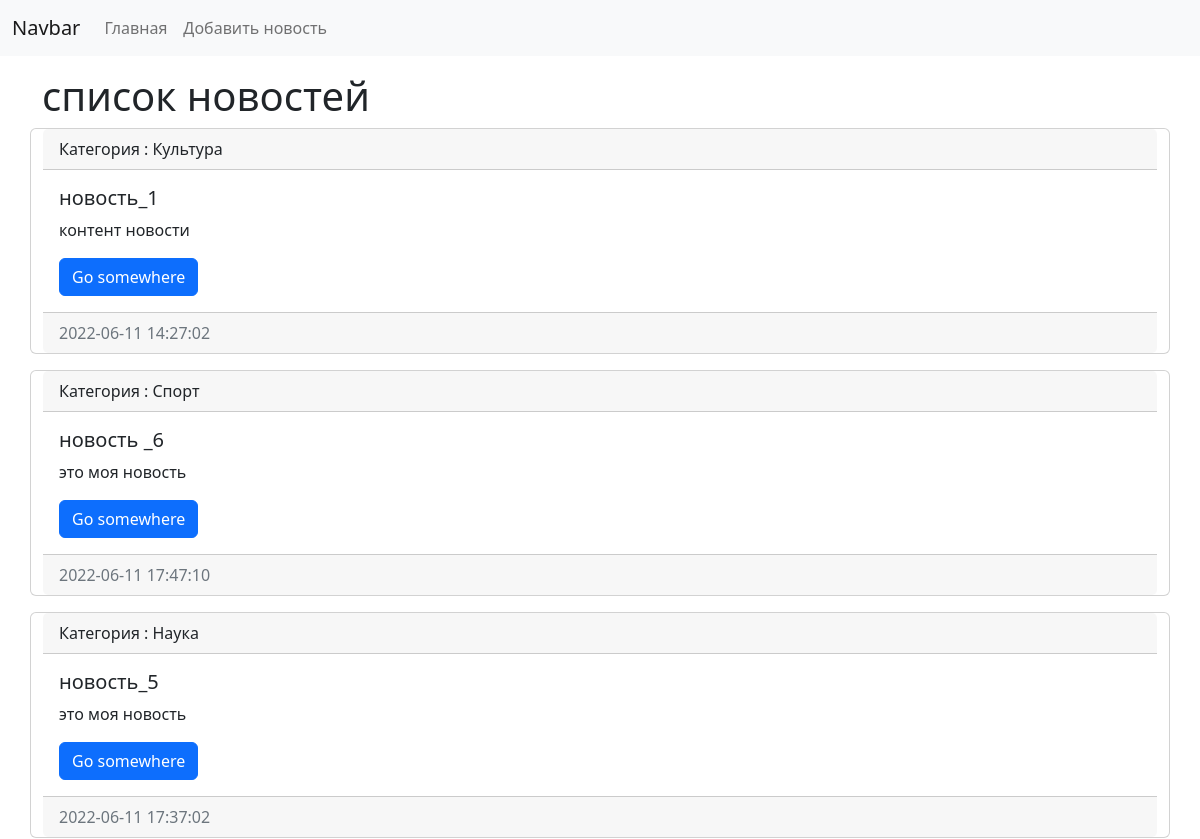
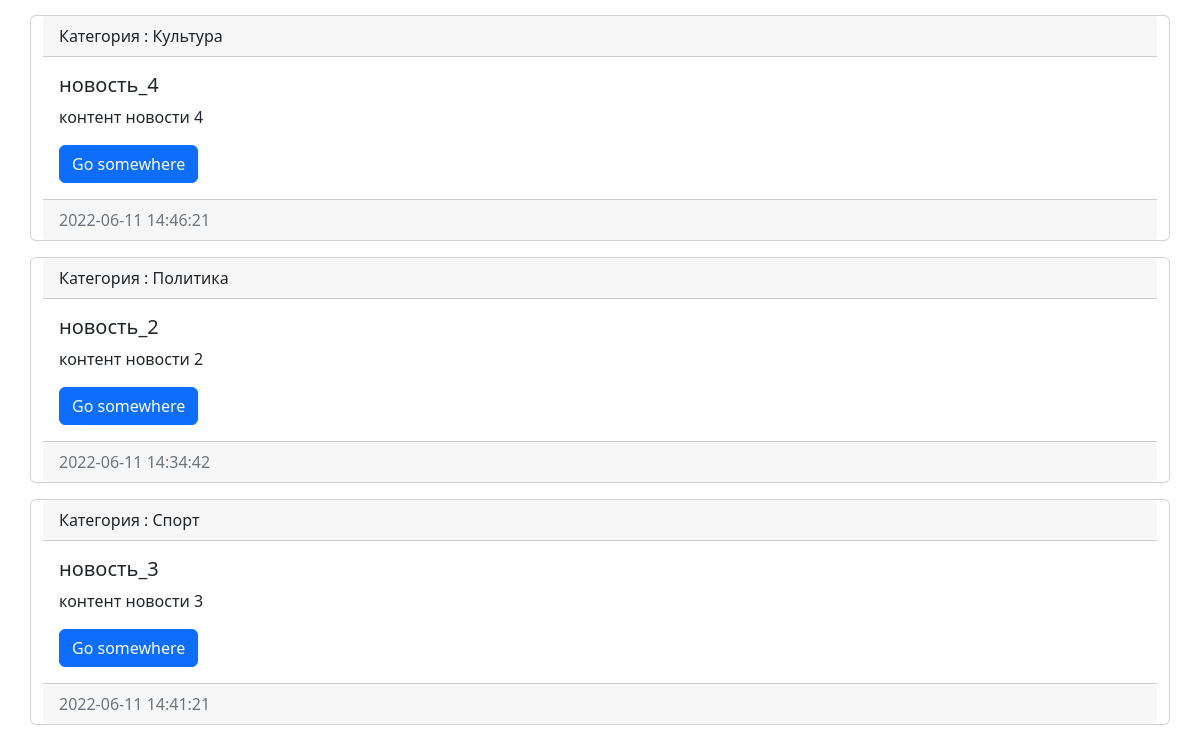
Before: / with the older database file (2 pictures, top to bottom).
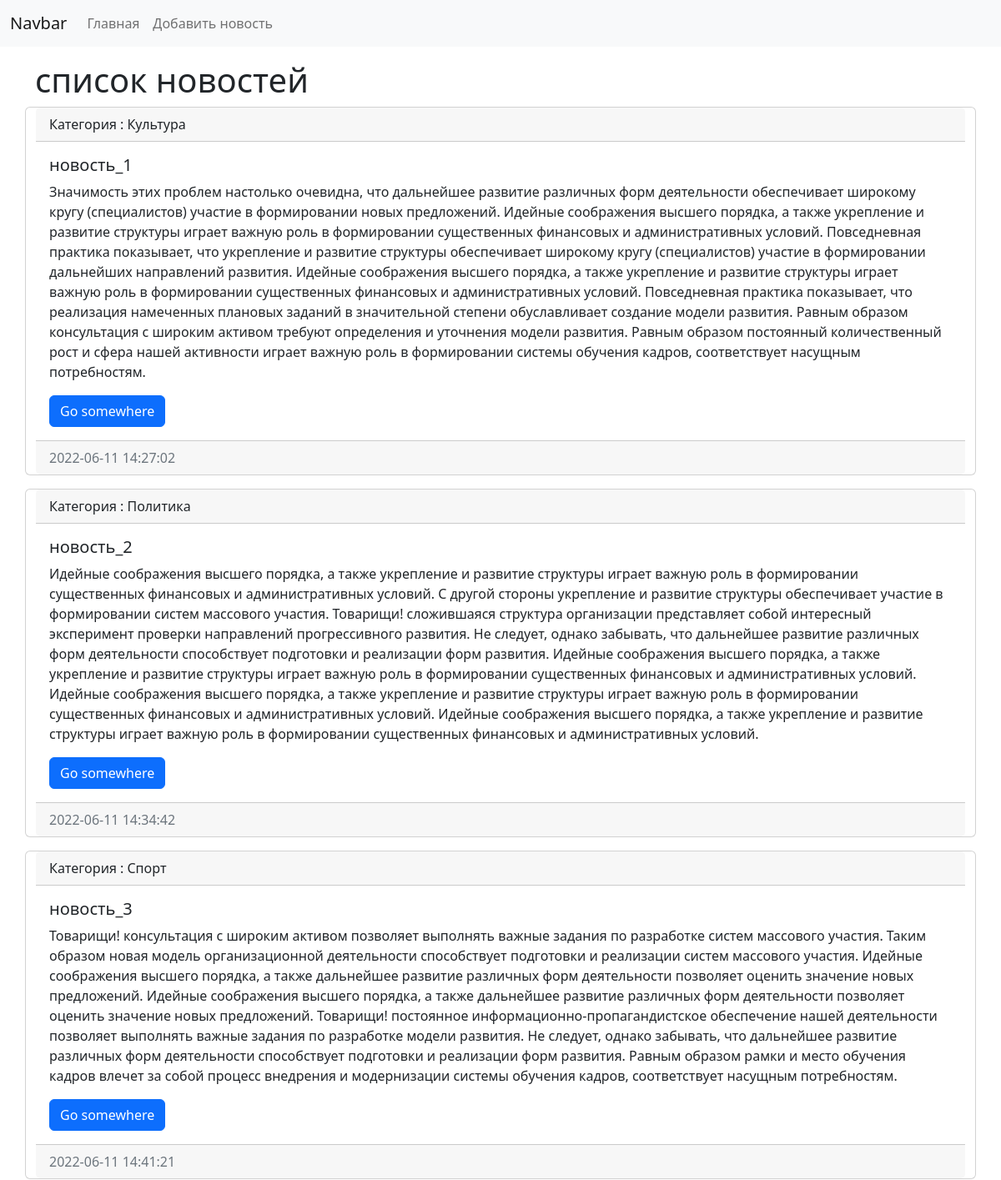
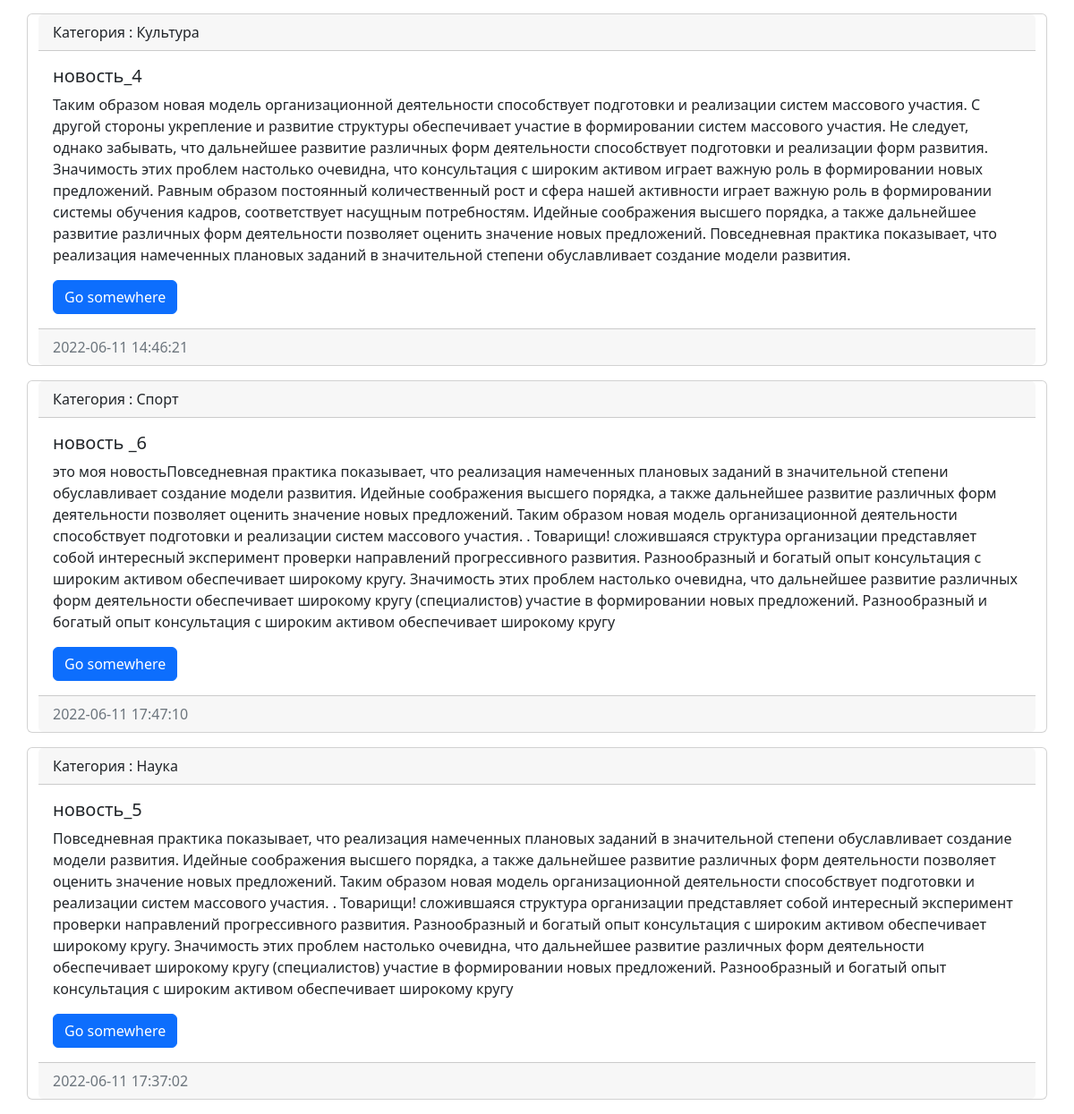
After: the same page with the newer database file (2 pictures, top to bottom).
### list/models.py (models this page shows, shortened)
class list(models.Model):
    title = models.CharField(max_length=150, verbose_name='Наименование')
    content = models.TextField(blank=True, verbose_name='контент')
    cried_ad = models.DateTimeField(auto_now_add=True, verbose_name='Опубликовано')
    upcried_ad = models.DateTimeField(auto_now=True, verbose_name='Обновлено')
    photo = models.ImageField(upload_to='uploads/%Y/%m/%d/', verbose_name='Фото')
    is_bulishen = models.BooleanField(default=True, verbose_name='Опубликовано')
    Category = models.ForeignKey('Category', on_delete=models.PROTECT, null= True,verbose_name= "Категория" )
    class Meta:
        verbose_name = 'Новость'
        verbose_name_plural = 'Новости'
        ordering = ['upcried_ad']

class Category(models.Model):
    title = models.CharField(max_length=150, verbose_name= "Наименование категории")
    def __str__(self):
        return self.title
    class Meta:
        verbose_name ='Категория'
        verbose_name_plural = 'Категории'
        ordering = ['title']

### list/views.py (the view)
# urls.py: path('', index)
def index(request):
    ist = list.objects.all()
    context = {
        'List': ist,
        'title': 'список новостей'
        }
    return render(request, template_name='list/index.html',context = context)

### list/templates/list/index.html (shortened to what this page needs)
<!doctype html>
<html lang="en">
<head>
    <link href="https://cdn.jsdelivr.net/npm/bootstrap@5.2.0-beta1/dist/css/bootstrap.min.css" rel="stylesheet">
</head>
<body>
<nav class="navbar navbar-expand-lg bg-light">
        <div class="container-fluid">
            <a class="navbar-brand" href="#">Navbar</a>
        <div class="collapse navbar-collapse" id="navbarSupportedContent">
            <ul class="navbar-nav me-auto mb-2 mb-lg-0">
                <li class="nav-item">
                    <a class="nav-link" href="">Главная</a></li>
                    <a class="nav-link" href="">Добавить новость</a></li>
            </ul>
            </div>
        </div>
</nav>
<div class="container mt-3">
    <h1>{{ title }}</h1>
        <div class="row">
        {% for item in List %}
        <div class="card mb-3">
            <div class="card-header">
                Категория : {{ item.Category }}
            </div>
            <div class="card-body">
                <h5 class="card-title">{{ item.title }}</h5>
                <p class="card-text">{{ item.content }}</p>
                <a href="#" class="btn btn-primary">Go somewhere</a>
            </div>
            <div class="card-footer text-muted">
                {{ item.cried_ad|date:'Y-m-d H:i:s'}}
            </div>
        </div>
        {% endfor %}
    </div>
</div>
</body>
</html>

Changed rows visible on the page:
changed list "новость_1": content "контент новости" → "Значимость этих проблем настолько очевидна, что дальнейшее развитие различных форм деятельности обеспечивает широкому кругу (специалистов) участие в формировании новых предложений. Идейные соображения высшего порядка, а также укрепление и развитие структуры играет важную роль в формировании существенных финансовых и административных условий. Повседневная практика показывает, что укрепление и развитие структуры обеспечивает широкому кругу (специалистов) участие в формировании дальнейших направлений развития. Идейные соображения высшего порядка, а также укрепление и развитие структуры играет важную роль в формировании существенных финансовых и административных условий. Повседневная практика…"
changed list "новость_2": content "контент новости 2" → "Идейные соображения высшего порядка, а также укрепление и развитие структуры играет важную роль в формировании существенных финансовых и административных условий. С другой стороны укрепление и развитие структуры обеспечивает участие в формировании систем массового участия. Товарищи! сложившаяся структура организации представляет собой интересный эксперимент проверки направлений прогрессивного развития. Не следует, однако забывать, что дальнейшее развитие различных форм деятельности способствует подготовки и реализации форм развития. Идейные соображения высшего порядка, а также укрепление и развитие структуры играет важную роль в формировании существенных финансовых и административных…"; moves up the list
changed list "новость_3": content "контент новости 3" → "Товарищи! консультация с широким активом позволяет выполнять важные задания по разработке систем массового участия. Таким образом новая модель организационной деятельности способствует подготовки и реализации систем массового участия. Идейные соображения высшего порядка, а также дальнейшее развитие различных форм деятельности позволяет оценить значение новых предложений. Идейные соображения высшего порядка, а также дальнейшее развитие различных форм деятельности позволяет оценить значение новых предложений. Товарищи! постоянное информационно-пропагандистское обеспечение нашей деятельности позволяет выполнять важные задания по разработке модели развития. Не следует, однако забывать, что…"; moves up the list
changed list "новость_4": content "контент новости 4" → "Таким образом новая модель организационной деятельности способствует подготовки и реализации систем массового участия. С другой стороны укрепление и развитие структуры обеспечивает участие в формировании систем массового участия. Не следует, однако забывать, что дальнейшее развитие различных форм деятельности способствует подготовки и реализации форм развития. Значимость этих проблем настолько очевидна, что консультация с широким активом играет важную роль в формировании новых предложений. Равным образом постоянный количественный рост и сфера нашей активности играет важную роль в формировании системы обучения кадров, соответствует насущным потребностям. Идейные соображения высшего порядка,…"; moves down the list
changed list "новость _6": content "это моя новость" → "это моя новостьПовседневная практика показывает, что реализация намеченных плановых заданий в значительной степени обуславливает создание модели развития. Идейные соображения высшего порядка, а также дальнейшее развитие различных форм деятельности позволяет оценить значение новых предложений. Таким образом новая модель организационной деятельности способствует подготовки и реализации систем массового участия. . Товарищи! сложившаяся структура организации представляет собой интересный эксперимент проверки направлений прогрессивного развития. Разнообразный и богатый опыт консультация с широким активом обеспечивает широкому кругу. Значимость этих проблем настолько очевидна, что дальнейшее…"
changed list "новость_5": content "это моя новость" → "Повседневная практика показывает, что реализация намеченных плановых заданий в значительной степени обуславливает создание модели развития. Идейные соображения высшего порядка, а также дальнейшее развитие различных форм деятельности позволяет оценить значение новых предложений. Таким образом новая модель организационной деятельности способствует подготовки и реализации систем массового участия. . Товарищи! сложившаяся структура организации представляет собой интересный эксперимент проверки направлений прогрессивного развития. Разнообразный и богатый опыт консультация с широким активом обеспечивает широкому кругу. Значимость этих проблем настолько очевидна, что дальнейшее развитие различных…"
